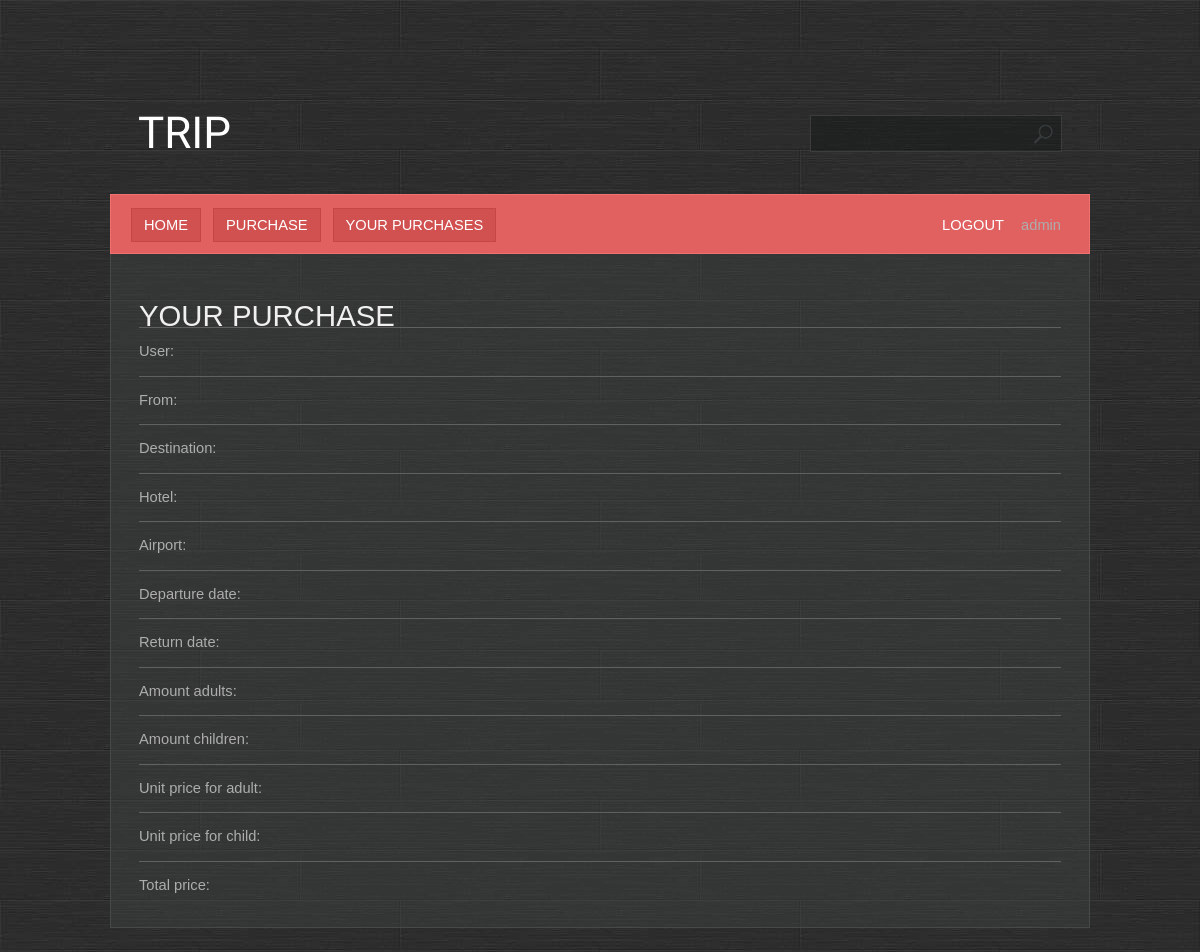
The page /your_purchase/ (signed in) on the database as committed earlier.
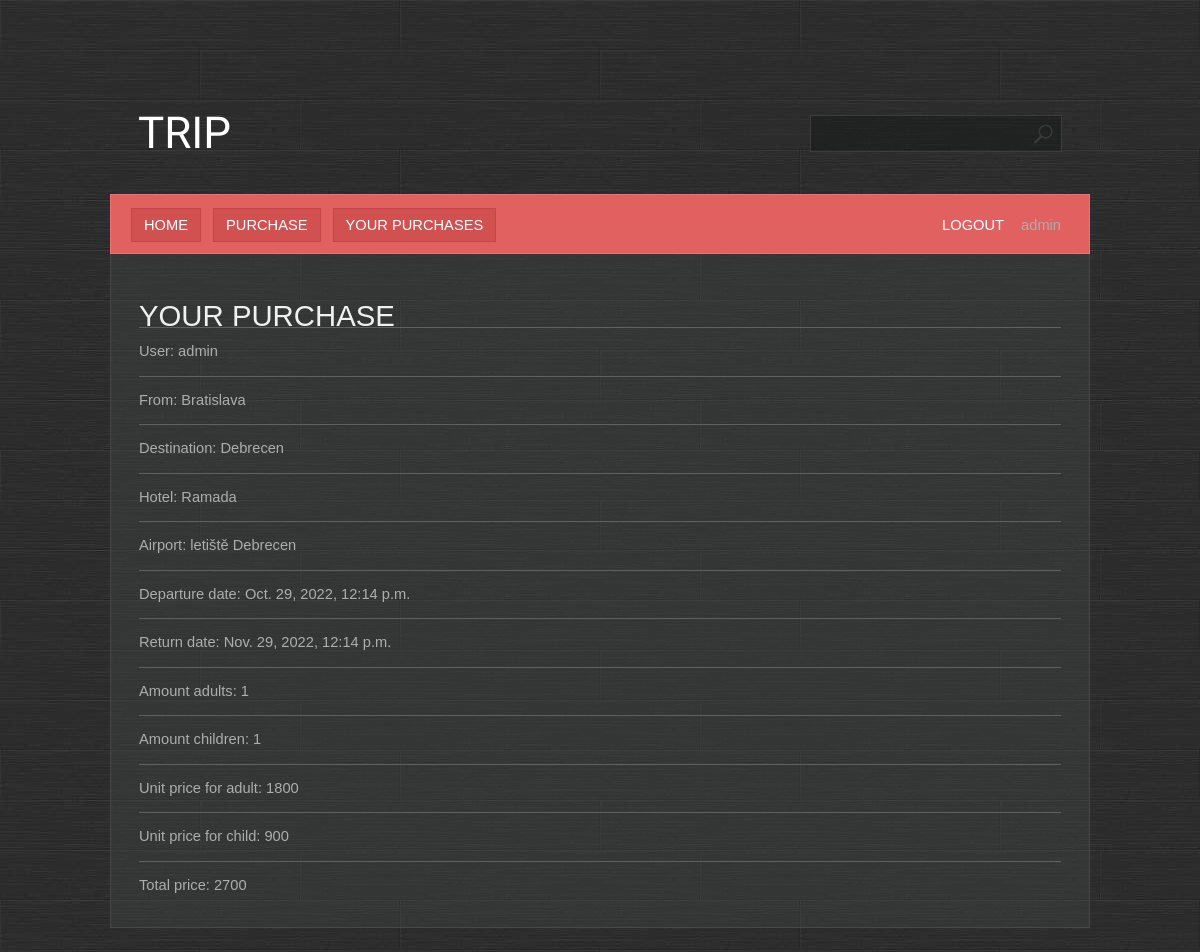
The same page on the database as committed later.
### places/models.py (models this page shows, shortened)
class Purchase(Model):
    trip = models.ForeignKey(Trip, on_delete=models.CASCADE, related_name="purchases")
    user = models.ForeignKey(get_user_model(), on_delete=models.CASCADE, related_name="purchases")
    amount_adults = models.IntegerField()
    amount_children = models.IntegerField()
    @property
    def total_price(self):
        return (self.amount_adults * self.trip.price_for_an_adult) + (self.amount_children * self.trip.price_for_an_child)

class Trip(Model):
    where_from = models.ForeignKey(City, on_delete=models.CASCADE, related_name="from_destination_trips")
    where_to = models.ForeignKey(City, on_delete=models.CASCADE, related_name="to_destination_trips")
    airport = models.ForeignKey(Airport, on_delete=models.CASCADE, related_name="airport")
    hotel = models.ForeignKey(Hotel, on_delete=models.CASCADE, related_name="hotel")
    departure_date = models.DateTimeField()
    return_date =  models.DateTimeField()
    price_for_an_adult = models.BigIntegerField()
    price_for_an_child = models.BigIntegerField()
    number_of_places_for_adults = models.BigIntegerField()
    number_of_places_for_children = models.BigIntegerField()
    bed_breakfast = 'BB'
    half_board = 'HB'
    full_board = 'FB'
    all_inclusive = "AI"
    TYPE_NAME_CHOICES = [
        (bed_breakfast, 'bed & breakfast'),
        (half_board , ' half board'),
        (full_board, 'full board'),
        (all_inclusive , 'all inclusive')
    ]
    type = models.CharField(choices=TYPE_NAME_CHOICES, max_length=2)

class City(Model):
    name = models.CharField(max_length=50)
    belonging_to_the_country = models.ForeignKey(Country, on_delete=models.CASCADE, related_name="cities")

class Hotel(Model):
    name = models.CharField(max_length=50)
    belonging_to_the_city = models.ForeignKey(City, on_delete=models.CASCADE, related_name="hotels")
    stars = models.CharField(max_length=5)
    description = models.CharField(max_length=250)

class Airport(Model):
    name = models.CharField(max_length=50)
    belonging_to_the_city = models.ForeignKey(City, on_delete=models.CASCADE, related_name="airports")

### places/views.py (the view)
# urls.py: path('your_purchase/', places.views.your_purchase, name='your_purchase'),
def your_purchase(request):
    purchase = Purchase.objects.filter(user = request.user).last()
    context = {"purchase": purchase}
    return render(request, "places/your_purchase.html", context)

### places/templates/places/your_purchase.html
{% extends "main.html" %}
{% block content %}
<h1> Your purchase</h1>
 <ul>
        <li>
            User: {{ purchase.user }}
        </li>
        <li>
            From: {{ purchase.trip.where_from.name }}
        </li>
        <li>
            Destination: {{ purchase.trip.where_to.name}}
        </li>
        <li>
            Hotel: {{purchase.trip.hotel.name}}
        </li>
        <li>
            Airport: {{purchase.trip.airport.name}}
        </li>
         <li>
            Departure date: {{ purchase.trip.departure_date}}
        </li>
         <li>
            Return date: {{ purchase.trip.return_date}}
        </li>
        <li>
           Amount adults: {{ purchase.amount_adults}}
        </li>
        <li>
           Amount children: {{ purchase.amount_children}}
        </li>
        <li>
           Unit price for adult: {{ purchase.trip.price_for_an_adult}}
        </li>
        <li>
           Unit price for child: {{ purchase.trip.price_for_an_child}}
        </li>
        <li>
           Total price: {{ purchase.total_price}}
        </li>
 </ul>
{% endblock %}

Rows that differ between the two databases and show on the page:
added Purchase: user "admin", trip.where_from.name "Bratislava", trip.where_to.name "Debrecen", trip.hotel.name "Ramada", trip.airport.name "letiště Debrecen", trip.departure_date "Oct. 29, 2022, 12:14 p.m.", trip.return_date "Nov. 29, 2022, 12:14 p.m.", amount_adults "1", amount_children "1", trip.price_for_an_adult "1800", trip.price_for_an_child "900", total_price "2700"
